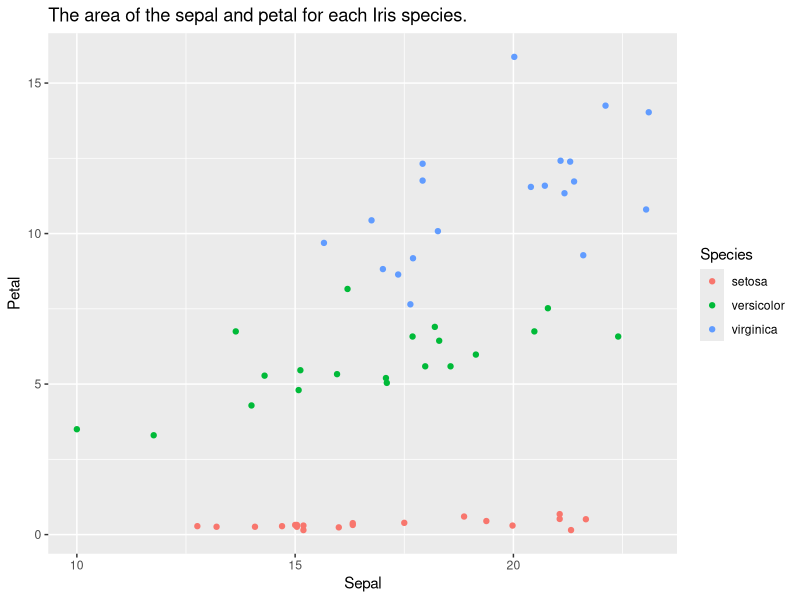
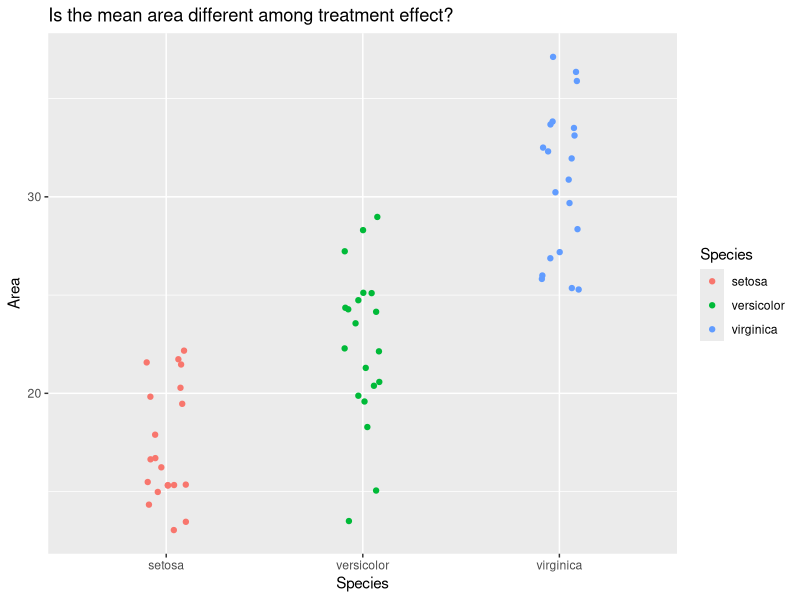
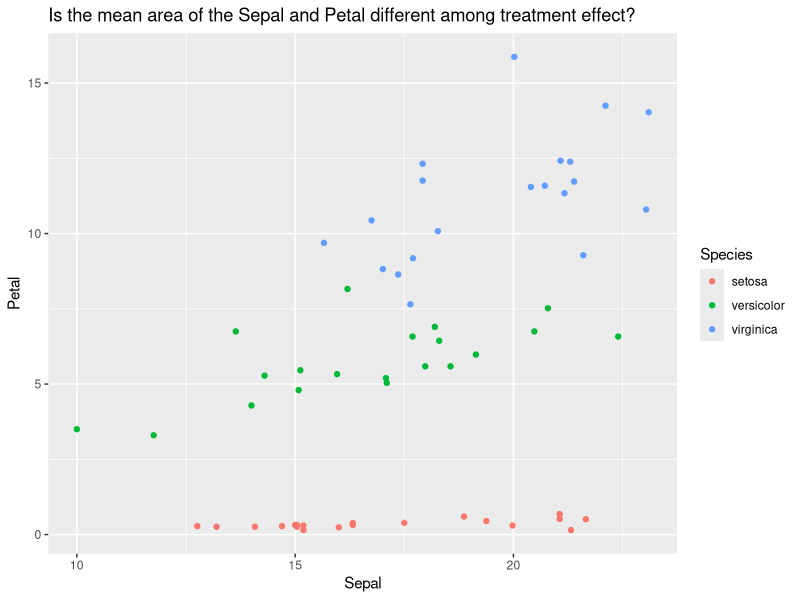

Write R code to recreate these figures, in order.
## ---- chunk 1
library(tidyverse) # Modern R
library(emmeans)   # Pair-wise comparisons
library(lme4)      # Random effect models
library(lmerTest)  # ANOVA table for random effect model
## ---- chunk 2
dset = as_tibble(iris)
dset = dset |> 
  mutate(Sepal = Sepal.Length * Sepal.Width,
         Petal = Petal.Length * Petal.Width) |> 
  select(Species, Sepal, Petal) |> 
  group_by(Species) |> 
  slice_sample(n = 20) |> 
  mutate(n = 1:n()) |> 
  ungroup()
## ---- chunk 3
ggplot(dset) + 
  geom_point(aes(x = Sepal, y = Petal, color = Species)) +
  labs(title = "The area of the sepal and petal for each Iris species.")
## ---- chunk 4
d1 = dset |> 
  mutate(Area = Sepal + Petal)
## ---- chunk 5
ggplot(d1) + 
  geom_point(aes(x = Species, y = Area, color = Species),
             position = position_jitter(0.1)) +
  labs(title = "Is the mean area different among treatment effect?")
## ---- chunk 6
m1 = lm(Area ~ Species, data = d1)
summary.aov(m1)
## ---- chunk 7
emmeans(m1, specs = pairwise ~ Species, type = "Tukey")
## ---- chunk 8
ggplot(d1) + 
  geom_point(aes(x = Sepal, y = Petal, color = Species)) +
  labs(title = "Is the mean area of the Sepal and Petal different among treatment effect?")
## ---- chunk 9
m2 = lm(cbind(Sepal, Petal) ~ Species, data = d1)
manova_result = manova(m2)
summary(manova_result, test = "Pillai")
## ---- chunk 10
emmeans(manova_result, specs = pairwise ~ Species, type = "Tukey")
## ---- chunk 11
dset2 = 
  dset |> 
  pivot_longer(cols = c(Sepal, Petal),
               names_to = "Organ",
               values_to = "Area") |> 
  mutate(Organ = factor(Organ),
         Species = factor(Species))
## ---- chunk 12
m3 = lmer(Area ~ Species +(1 | Organ), data = dset2)
summary(m3)
## ---- chunk 13
anova(m3)
## ---- chunk 14
emmeans(m3, specs = pairwise ~ Species, type = "Tukey")
